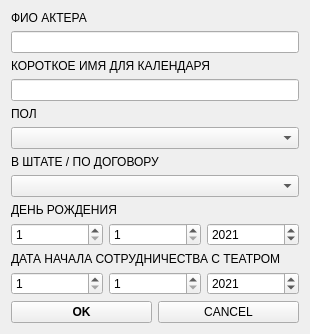
<?xml version="1.0" encoding="UTF-8"?>
<ui version="4.0">
 <class>Form</class>
 <widget class="QWidget" name="Form">
  <property name="geometry">
   <rect>
    <x>0</x>
    <y>0</y>
    <width>310</width>
    <height>334</height>
   </rect>
  </property>
  <property name="windowTitle">
   <string>Добавить АКТЕРА в базу данных</string>
  </property>
  <layout class="QGridLayout" name="gridLayout">
   <item row="0" column="0">
    <layout class="QVBoxLayout" name="verticalLayout">
     <item>
      <widget class="QLabel" name="label_addActorBase_name">
       <property name="text">
        <string>ФИО АКТЕРА</string>
       </property>
      </widget>
     </item>
     <item>
      <widget class="QLineEdit" name="lineEdit_addActorBase_name"/>
     </item>
     <item>
      <widget class="QLabel" name="label_addActorBase_short_name">
       <property name="text">
        <string>КОРОТКОЕ ИМЯ ДЛЯ КАЛЕНДАРЯ</string>
       </property>
      </widget>
     </item>
     <item>
      <widget class="QLineEdit" name="lineEdit_addActorBase_short_name"/>
     </item>
     <item>
      <widget class="QLabel" name="label_addActorBase_gender">
       <property name="text">
        <string>ПОЛ</string>
       </property>
      </widget>
     </item>
     <item>
      <widget class="QComboBox" name="comboBox_addActorBase_gender"/>
     </item>
     <item>
      <widget class="QLabel" name="label_addActorBase_state">
       <property name="text">
        <string>В ШТАТЕ / ПО ДОГОВОРУ</string>
       </property>
      </widget>
     </item>
     <item>
      <widget class="QComboBox" name="comboBox_addActorBase_state"/>
     </item>
     <item>
      <widget class="QLabel" name="label_addActorBase_age">
       <property name="text">
        <string>ДЕНЬ РОЖДЕНИЯ</string>
       </property>
      </widget>
     </item>
     <item>
      <layout class="QHBoxLayout" name="horizontalLayout">
       <item>
        <widget class="QDateEdit" name="dateEdit_addActorBase_ageD">
         <property name="displayFormat">
          <string>d</string>
         </property>
        </widget>
       </item>
       <item>
        <widget class="QDateEdit" name="dateEdit_addActorBase_ageM">
         <property name="displayFormat">
          <string>M</string>
         </property>
        </widget>
       </item>
       <item>
        <widget class="QDateEdit" name="dateEdit_addActorBase_ageY">
         <property name="displayFormat">
          <string>yyyy</string>
         </property>
         <property name="date">
          <date>
           <year>2021</year>
           <month>1</month>
           <day>1</day>
          </date>
         </property>
        </widget>
       </item>
      </layout>
     </item>
     <item>
      <widget class="QLabel" name="label_addActorBase_time">
       <property name="text">
        <string>ДАТА НАЧАЛА СОТРУДНИЧЕСТВА С ТЕАТРОМ</string>
       </property>
      </widget>
     </item>
     <item>
      <layout class="QHBoxLayout" name="horizontalLayout_2">
       <item>
        <widget class="QDateEdit" name="dateEdit_addActorBase_timeD">
         <property name="displayFormat">
          <string>d</string>
         </property>
        </widget>
       </item>
       <item>
        <widget class="QDateEdit" name="dateEdit_addActorBase_timeM">
         <property name="displayFormat">
          <string>M</string>
         </property>
        </widget>
       </item>
       <item>
        <widget class="QDateEdit" name="dateEdit_addActorBase_timeY">
         <property name="displayFormat">
          <string>yyyy</string>
         </property>
         <property name="date">
          <date>
           <year>2021</year>
           <month>1</month>
           <day>1</day>
          </date>
         </property>
        </widget>
       </item>
      </layout>
     </item>
    </layout>
   </item>
   <item row="1" column="0">
    <layout class="QHBoxLayout" name="horizontalLayout_3">
     <item alignment="Qt::AlignBottom">
      <widget class="QPushButton" name="pushButton_addActorBase_ok">
       <property name="font">
        <font>
         <weight>75</weight>
         <bold>true</bold>
        </font>
       </property>
       <property name="text">
        <string>OK</string>
       </property>
      </widget>
     </item>
     <item alignment="Qt::AlignBottom">
      <widget class="QPushButton" name="pushButton_addActorBase_cancel">
       <property name="text">
        <string>CANCEL</string>
       </property>
      </widget>
     </item>
    </layout>
   </item>
  </layout>
 </widget>
 <resources/>
 <connections/>
</ui>
